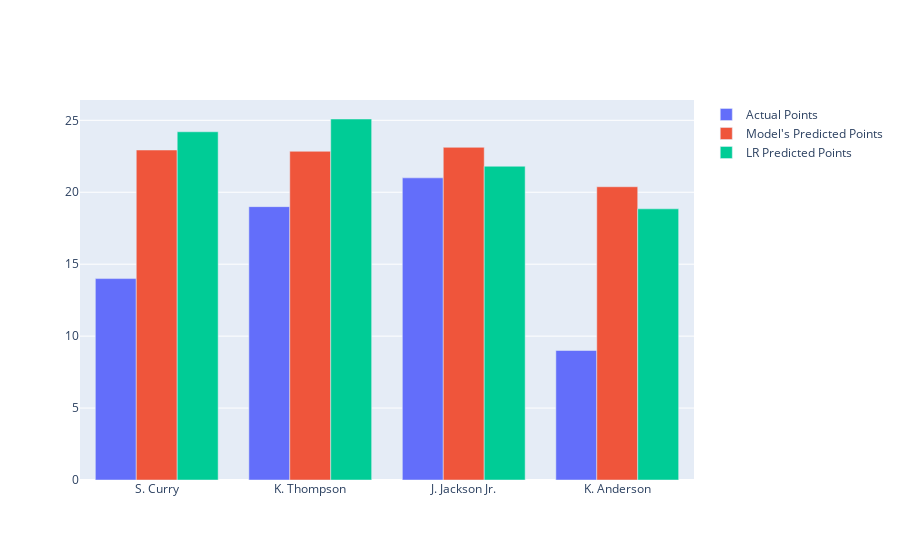

Write notebook code for a chart like this one.
### Code cell
import plotly.graph_objects as go

players = ['S. Curry', 'K. Thompson', 'J. Jackson Jr.', 'K. Anderson']

fig = go.Figure(data=[
    go.Bar(name='Actual Points', x=players, y=df['ACTUAL_PTS']),
    go.Bar(name='Model\'s Predicted Points', x=players, y=df['KERAS_PTS']),
    go.Bar(name='LR Predicted Points', x=players, y=df['LR_PTS'])
])
fig.update_layout(barmode='group')
fig.show()

### Figure 1 — Plotly figure (JSON) as saved in the notebook; plotly's stock layout.template omitted (floating-point values rounded to 4 significant figures)
{"data": [{"name": "Actual Points", "type": "bar", "x": ["S. Curry", "K. Thompson", "J. Jackson Jr.", "K. Anderson"], "y": [14, 19, 21, 9]}, {"name": "Model's Predicted Points", "type": "bar", "x": ["S. Curry", "K. Thompson", "J. Jackson Jr.", "K. Anderson"], "y": [22.93, 22.85, 23.12, 20.38]}, {"name": "LR Predicted Points", "type": "bar", "x": ["S. Curry", "K. Thompson", "J. Jackson Jr.", "K. Anderson"], "y": [24.2, 25.09, 21.81, 18.85]}], "layout": {"barmode": "group"}}
